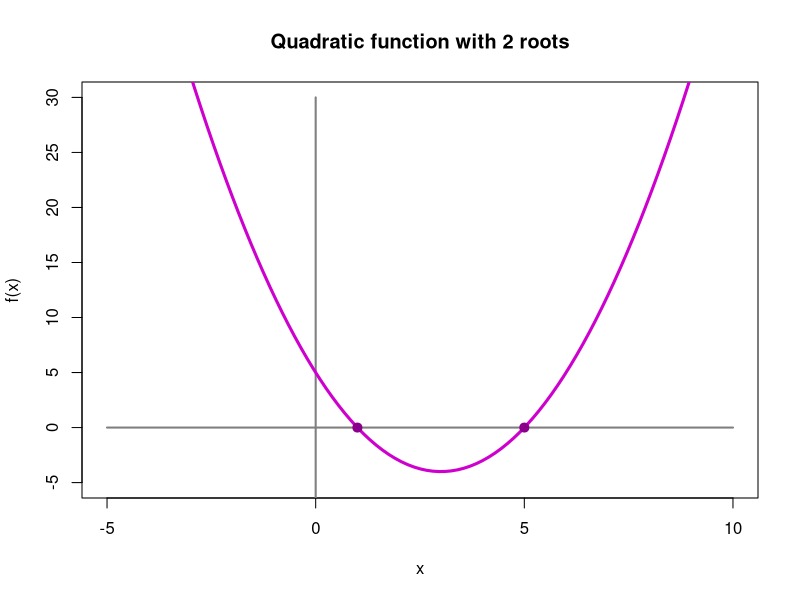
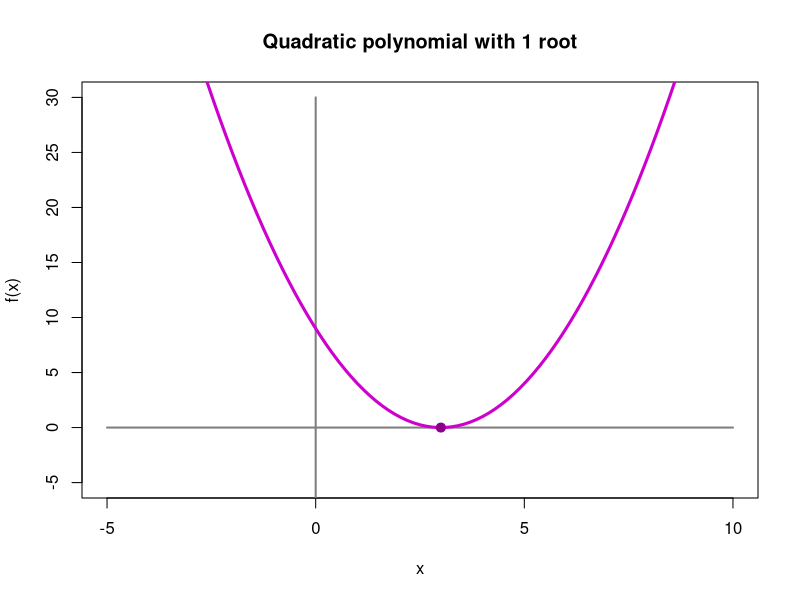
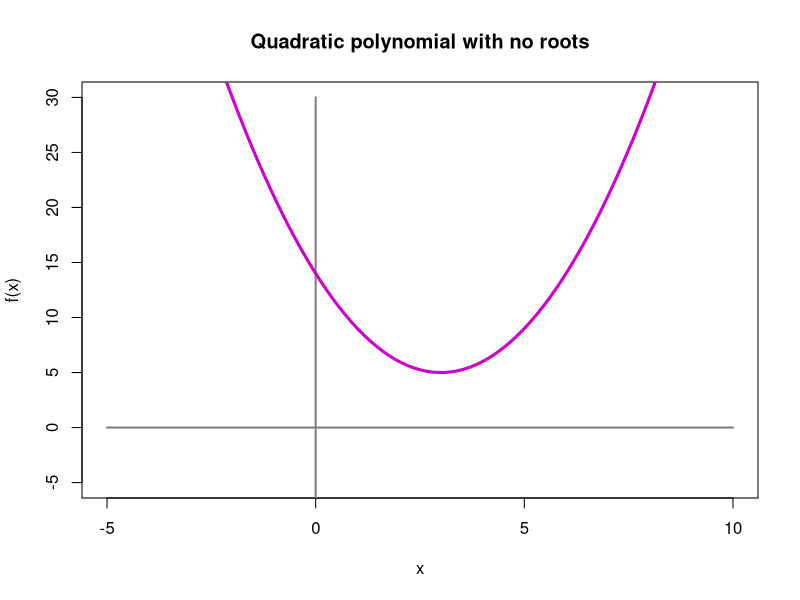
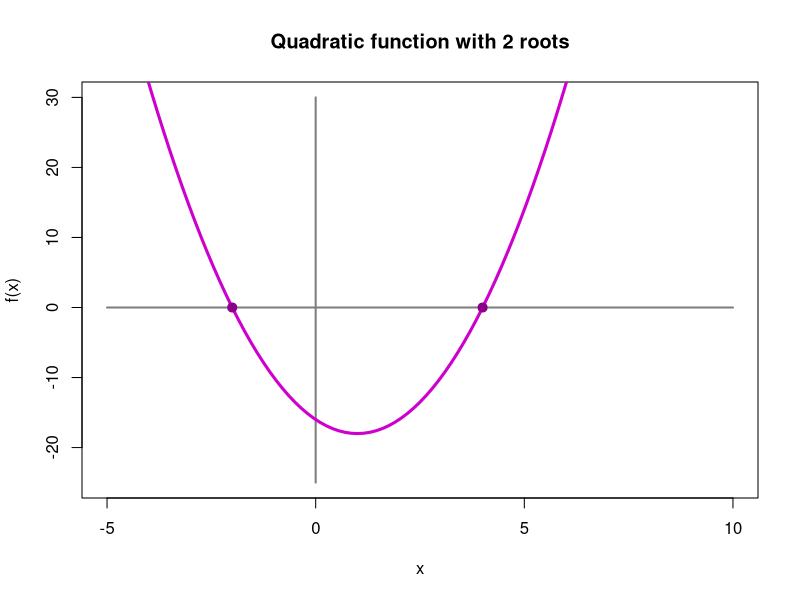
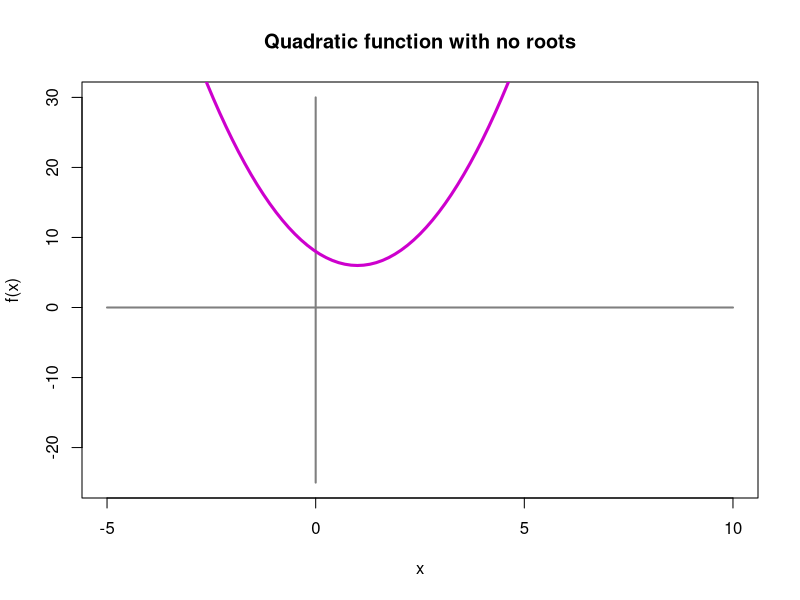
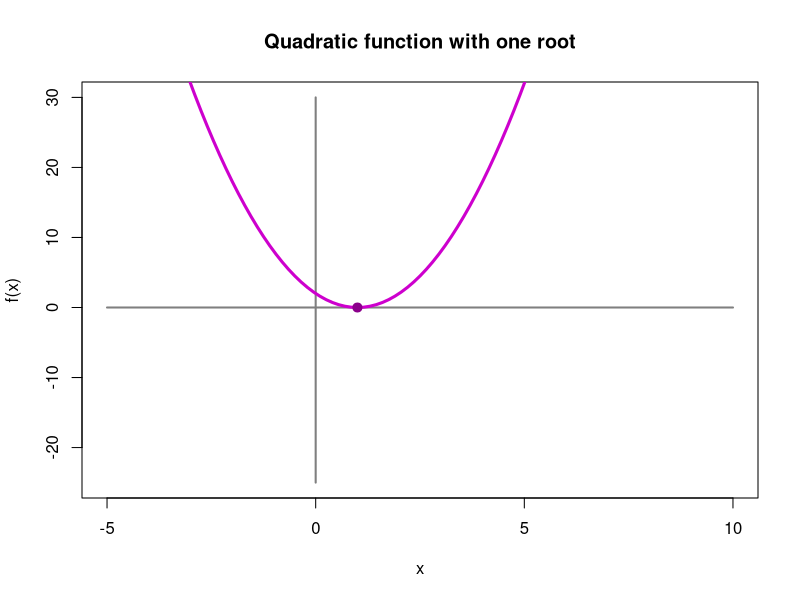

Here is the R script that generated these plots, in order:
## ---- chunk 1
rm( list = ls() )
## ---- chunk 2
# Example 1: Define variables

a <- 1
b <- -6
c <- 5
## ---- chunk 3
# Example 2: Evaluate f(5)

x <- 5

value.of.f.at.x.equals.5 <-
    a * x^2 + b * x + c

cat(
    "Value of f(x) at x = 5:",
    formatC(
        value.of.f.at.x.equals.5,
        format = "f",
        digits = 2
    )
)
## ---- chunk 4
# Example 3: Calculating the discriminant

discriminant <-
  b^2 - 4 * a * c

cat(
  "Discriminant:",
  formatC(
    discriminant,
    format = "f",
    digits = 2
  )
)
## ---- chunk 5
# Example 4: Calculate the first root

first.root <-
    (-b - sqrt( b^2 - 4 * a * c ) ) / (2 * a)

cat(
    "The first root of the function is:",
    formatC(
        first.root,
        format = "f",
        digits = 2
    )
)
## ---- chunk 6
# Example 5: Checking the first root

a * (first.root^2) + (b * first.root) + c
## ---- chunk 7
# Example 6: Calculating the second root

second.root <-
    (-b + sqrt( b^2 - 4 * a * c ) ) / (2 * a)

cat(
    "The second root of the equation is:",
    formatC(
        second.root,
        format = "f",
        digits = 2
    )
)
## ---- chunk 8
# Example 7: Checking the second root

a * (second.root^2) + (b * second.root) + c
## ---- chunk 9
# Example 8: Creating a graph

# First, let's create an empty plot:

plot(
    x = NULL,
    xlim = c(-5, 10),
    ylim = c(-5, 30),
    main = "Quadratic function with 2 roots",
    xlab = "x",
    ylab = "f(x)"
)


# Next, let's draw in the x- and y-axes:

segments(
    x0 = -5,
    y0 = 0,
    x1 = 10,
    y1 = 0,
    lty = "solid",
    lwd = 2,
    col = "gray50"
)


# Here's the vertical reference line:

segments(
    x0 = 0,
    y0 = -20,
    x1 = 0,
    y1 = 30,
    lty = "solid",
    lwd = 2,
    col = "gray50"
)


# Now we can graph the quadratic function:

curve(
    expr = a*x^2 + b*x + c,
    lty = "solid",
    lwd = 3,
    col = "magenta3",
    add = TRUE
)


# Finally, we'll put points at the locations of the roots:

points(
    x = first.root,
    y = 0,
    pch = 19,
    cex = 1.2,
    col = "magenta4"
)

points(
    x = second.root,
    y = 0,
    pch = 19,
    cex = 1.2,
    col = "magenta4"
)
## ---- chunk 10
# Example 9: Defining variables

a <- 1
b <- -6
c <- 9
## ---- chunk 11
# Example 10: Calculating the discriminant

b^2 - 4 * a * c
## ---- chunk 12
# Example 11: Calculating the single root

only.root <- - b / (2 * a)

cat(
    "The only root of the polynomial is:",
    formatC(
        only.root,
        format = "f",
        digits = 2
    )
)
## ---- chunk 13
# Example 12: Checking the single root

a * only.root^2 + b * only.root + c
## ---- chunk 14
# Example 13: Drawing the graph

# First, let's create an empty plot:

plot(
    x = NULL,
    xlim = c(-5, 10),
    ylim = c(-5, 30),
    main = "Quadratic polynomial with 1 root",
    xlab = "x",
    ylab = "f(x)"
)


# Next, let's draw in the x- and y-axes:

segments(
    x0 = -5,
    y0 = 0,
    x1 = 10,
    y1 = 0,
    lty = "solid",
    lwd = 2,
    col = "gray50"
)


# Here's the vertical reference line:

segments(
    x0 = 0,
    y0 = -20,
    x1 = 0,
    y1 = 30,
    lty = "solid",
    lwd = 2,
    col = "gray50"
)


# Now we can graph the quadratic function:

curve(
    a*x^2 + b*x + c,
    lty = "solid",
    lwd = 3,
    col = "magenta3",
    add = TRUE
)


# Finally, we'll put a point at the locations of the only root:

points(
    x = only.root,
    y = 0,
    pch = 19,
    cex = 1.2,
    col = "magenta4"
)

## ---- chunk 15
# Example 14: Defining variables

a <- 1
b <- -6
c <- 14
## ---- chunk 16
# Example 15: Calculating the discriminant

b^2 - 4 * a * c
## ---- chunk 17
# Example 16: Drawing the graph

# First, let's create an empty plot:

plot(
    x = NULL,
    xlim = c(-5, 10),
    ylim = c(-5, 30),
    main = "Quadratic polynomial with no roots",
    xlab = "x",
    ylab = "f(x)"
)


# Next, let's draw in the x- and y-axes:

segments(
    x0 = -5,
    y0 = 0,
    x1 = 10,
    y1 = 0,
    lty = "solid",
    lwd = 2,
    col = "gray50"
)


# Here's the vertical reference line:

segments(
    x0 = 0,
    y0 = -20,
    x1 = 0,
    y1 = 30,
    lty = "solid",
    lwd = 2,
    col = "gray50"
)


# Now we can graph the quadratic function:

curve(
    a*x^2 + b*x + c,
    lty = "solid",
    lwd = 3,
    col = "magenta3",
    add = TRUE
)


# Since this quadratic polynomial has no roots, there are no points to plot!


## ---- chunk 18
a <- 2

b <- -4

c <- -16
## ---- chunk 19
b^2 - 4 * a * c
## ---- chunk 20
first.root <- (-b - sqrt( b^2 - 4 * a * c ) ) / (2 * a)

cat(
    "The first root of the function is:",
    formatC(
        first.root,
        format = "f",
        digits = 2
    )
)
## ---- chunk 21
a * first.root^2 + b * first.root + c
## ---- chunk 22
second.root <- (-b + sqrt( b^2 - 4 * a * c ) ) / (2 * a)

cat(
    "The second root of the equation is:",
    formatC(
        second.root,
        format = "f",
        digits = 2
    )
)
## ---- chunk 23
a * second.root^2 + b * second.root + c
## ---- chunk 24
# First, let's create an empty plot:

plot(
    x = NULL,
    xlim = c(-5, 10),
    ylim = c(-25, 30),
    main = "Quadratic function with 2 roots",
    xlab = "x",
    ylab = "f(x)"
)


# Next, let's draw in the x- and y-axes:

segments(
    x0 = -5,
    y0 = 0,
    x1 = 10,
    y1 = 0,
    lty = "solid",
    lwd = 2,
    col = "gray50"
)


# Here's the vertical reference line:

segments(
    x0 = 0,
    y0 = -25,
    x1 = 0,
    y1 = 30,
    lty = "solid",
    lwd = 2,
    col = "gray50"
)


# Now we can graph the quadratic function:

curve(
    a*x^2 + b*x + c,
    lty = "solid",
    lwd = 3,
    col = "magenta3",
    add = TRUE
)


# Finally, we'll put points at the locations of the roots:

points(
    x = first.root,
    y = 0,
    pch = 19,
    cex = 1.2,
    col = "magenta4"
)

points(
    x = second.root,
    y = 0,
    pch = 19,
    cex = 1.2,
    col = "magenta4"
)
## ---- chunk 25
a <- 2

b <- -4

c <- 8
## ---- chunk 26
b^2 - 4 * a * c
## ---- chunk 27
# First, let's create an empty plot:

plot(
    x = NULL,
    xlim = c(-5, 10),
    ylim = c(-25, 30),
    main = "Quadratic function with no roots",
    xlab = "x",
    ylab = "f(x)"
)


# Next, let's draw in the x- and y-axes:

segments(
    x0 = -5,
    y0 = 0,
    x1 = 10,
    y1 = 0,
    lty = "solid",
    lwd = 2,
    col = "gray50"
)


# Here's the vertical reference line:

segments(
    x0 = 0,
    y0 = -25,
    x1 = 0,
    y1 = 30,
    lty = "solid",
    lwd = 2,
    col = "gray50"
)


# Now we can graph the quadratic function:

curve(
    a*x^2 + b*x + c,
    lty = "solid",
    lwd = 3,
    col = "magenta3",
    add = TRUE
)


# Finally, there are no roots for this quadratic polynomial,
# so we're done!


## ---- chunk 28
a <- 2

b <- -4

c <- 2
## ---- chunk 29
b^2 - 4 * a * c
## ---- chunk 30
only.root <-
    - b / (2 * a)

cat(
    "Only root of h(x):",
    formatC(
        only.root,
        format = "f",
        digits = 2
    )
)
## ---- chunk 31
a * only.root^2 + b * only.root + c
## ---- chunk 32
# First, let's create an empty plot:

plot(
    x = NULL,
    xlim = c(-5, 10),
    ylim = c(-25, 30),
    main = "Quadratic function with one root",
    xlab = "x",
    ylab = "f(x)"
)


# Next, let's draw in the x- and y-axes:

segments(
    x0 = -5,
    y0 = 0,
    x1 = 10,
    y1 = 0,
    lty = "solid",
    lwd = 2,
    col = "gray50"
)


# Here's the vertical reference line:

segments(
    x0 = 0,
    y0 = -25,
    x1 = 0,
    y1 = 30,
    lty = "solid",
    lwd = 2,
    col = "gray50"
)


# Now we can graph the quadratic function:

curve(
    a*x^2 + b*x + c,
    lty = "solid",
    lwd = 3,
    col = "magenta3",
    add = TRUE
)


# Finally, there is only one root for this polynomial:

points(
    x = only.root,
    y = 0,
    pch = 19,
    cex = 1.2,
    col = "magenta4"
)
## ---- chunk 33
a <- 1

b <- -6

c <- 5
## ---- chunk 34
x.1 <- 6
## ---- chunk 35
x.2 <-
    (a * x.1^2 - c) /
    (2 * a * x.1 + b)

cat(
    "x.2 =",
    formatC(
        x.2,
        format = "f",
        digits = 6
    )
)
## ---- chunk 36
x.3 <-
    (a * x.2^2 - c) /
    (2 * a * x.2 + b)

cat(
    "x.3 =",
    formatC(
        x.3,
        format = "f",
        digits = 6
    )
)
## ---- chunk 37
x.4 <-
    (a * x.3^2 - c) /
    (2 * a * x.3 + b)

cat(
    "x.4 =",
    formatC(
        x.4,
        format = "f",
        digits = 6
    )
)
## ---- chunk 38
x.5 <-
    (a * x.4^2 - c) /
    (2 * a * x.4 + b)

cat(
    "x.5 =",
    formatC(
        x.5,
        format = "f",
        digits = 6
    )
)
